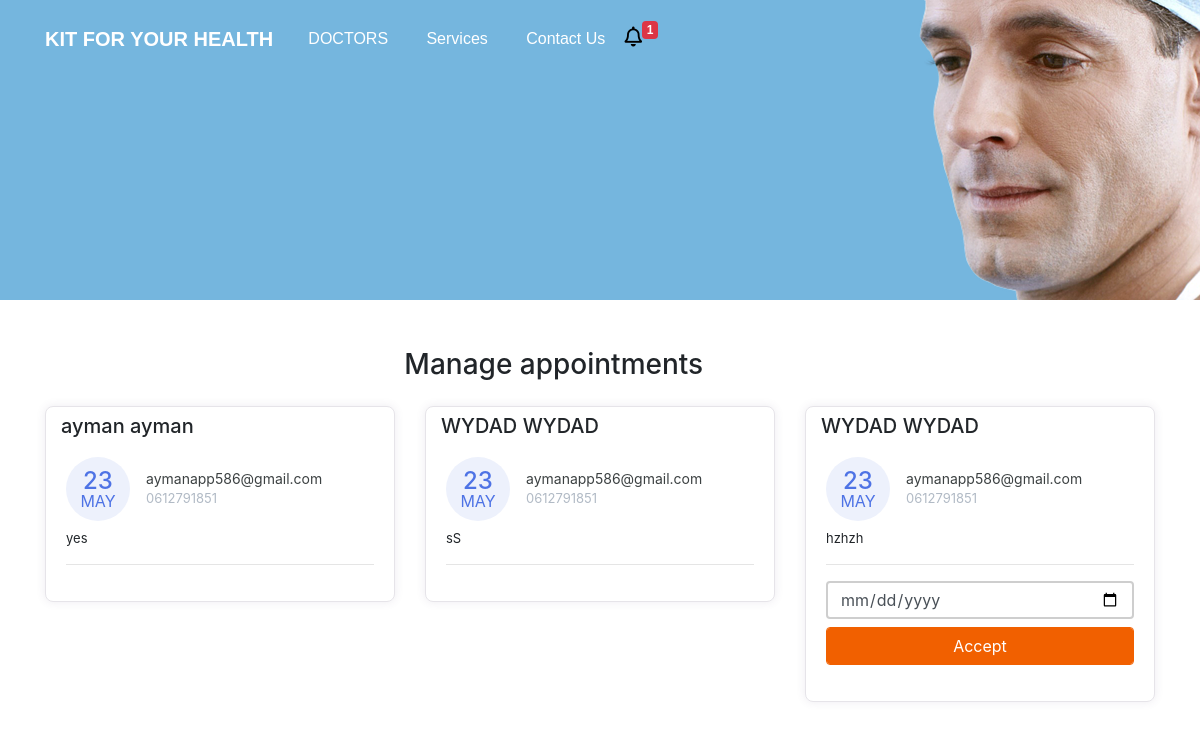
The page /manage-appointments/ on the database its author committed.
### doctor/models.py (models this page shows, shortened)
class Appointment(models.Model):
    first_name = models.CharField(max_length=50)
    last_name = models.CharField(max_length=50)
    email = models.CharField(max_length=50)
    phone = models.CharField(max_length=50)
    request = models.TextField(blank=True)
    sent_date = models.DateField(auto_now_add=True)
    accepted = models.BooleanField(default=False)
    accepted_date = models.DateField(auto_now_add=False, null=True, blank=True)
    class Meta:
        ordering = ["-sent_date"]

### doctor/views.py (the view, shortened to what this page needs)
# urls.py: path("manage-appointments/", ManageAppointmentTemplateView.as_view(), name="manage"),
class ManageAppointmentTemplateView(ListView):
    template_name = "manage-appointments.html"
    model = Appointment
    context_object_name = "appointments"
    login_required = True
    paginate_by = 3
    def get_context_data(self,*args, **kwargs):
        context = super().get_context_data(*args, **kwargs)
        appointments = Appointment.objects.all()
        context.update({
            "title":"Manage Appointments"
        })
        return context

### doctor/context_processors.py (called while the page is built)
def get_notification(request):
    count = Appointment.objects.filter(accepted=False).count()
    data = {
        "count":count
    }
    return data

### templates/manage-appointments.html (shortened to what this page needs)
{% extends 'base.html' %}
{% block content %}
    <div class="container mt-5">
        <div class="col-11 text-center mt-4 mb-4">
            <h3>
                Manage appointments
            </h3>
        </div>
        <div class="row">
        {% for app in appointments %}
            <div class="col-lg-4">
                <div class="card card-margin">
                    <div class="card-header no-border">
                        <h5 class="card-title">{{app.first_name}} {{app.last_name}}</h5>
                    </div>
                    <div class="card-body pt-0">
                        <div class="widget-49">
                            <div class="widget-49-title-wrapper">
                                <div class="widget-49-date-primary">
                                    <span class="widget-49-date-day">{{app.sent_date|date:"d"}}</span>
                                    <span class="widget-49-date-month">{{app.sent_date|date:"M"}}</span>
                                </div>
                                <div class="widget-49-meeting-info">
                                    <span class="widget-49-pro-title">{{app.email}}</span>
                                    <span class="widget-49-meeting-time">{{app.phone}}</span>
                                </div>
                            </div>
                            <div class="widget-49-meeting-points">
                                <span>{{app.request}}</span>
                            </div>
                            <hr class="w-100">
                            {% if app.accepted == False %}
                            <form method="POST" action="{% url 'manage' %}">
                            <div class="form-group">
                                <input type="date" name="date" class="form-control mb-2"
                                    placeholder="dd-mm-yyyy" value=""
                                    min="1997-01-01" max="2030-12-31">
                                <input class="btn-block btn-primary form-control" type="submit" value="Accept">
                            </div>
                            </form>
                            {% endif %}
                        </div>
                    </div>
                </div>
            </div>
        {% endfor %}
        </div>
{% endblock content %}

### templates/base.html (shortened to what this page needs)
{% load static %}
<!DOCTYPE html>
<html lang="en">
<head>
  <link href="{% static 'css/bootstrap.min.css' %}" rel="stylesheet">
  <link rel="stylesheet" href="https://cdnjs.cloudflare.com/ajax/libs/font-awesome/5.15.3/css/all.min.css" />
  <link rel="stylesheet" href="{% static 'css/styles.css' %}" />
</head>
<body>
  <div class="header" style="
  background: rgb(117, 182, 222) url('../static/img/header.png') no-repeat fixed center;
  {% if 'appointment' in request.path %}
  max-height: 300px!important;
  min-height: 300px!important;
  {% endif %}">
    <nav class=" navbar navbar-dark navbar-expand-md navigation-clean-search">
    <div class="container"><a class="navbar-brand" href="{% url 'home' %}">KIT FOR YOUR HEALTH</a>
      <div class="collapse navbar-collapse" id="navcol-1">
        <ul class="nav navbar-nav">
          <li class="nav-item" role="presentation">
            <a class="nav-link active" href="#team">DOCTORS</a>
          </li>
          <li class="nav-item" role="presentation">
            <a class="nav-link active" href="#services">Services</a>
          </li>
          <li class="nav-item" role="presentation">
            <a class="nav-link active" href="#contact">Contact Us</a>
          </li>
          <li class="nav-item" role="presentation">
            <a href="{% url 'manage' %}" style="float: left;cursor:pointer;" aria-expanded="true"
              title="You Have 6 New Appointments">
              <i class="far fa-bell" style="font-size: 20px; float: left; color: black">
              </i>
            </a>
            <span class="badge badge-danger">{{count}}</span>
          </li>
        </ul>
      </div>
    </div>
    </nav>
  </div>
  {% block content %}{% endblock content %}
</body>
</html>

### static/css/styles.css (style rules this page uses)
.header { background: rgb(177, 177, 177) url("img/header.png") no-repeat fixed center; min-height: 1000px; font-family:'Source Sans Pro', sans-serif; }
@media (min-width:768px) { .header { padding-bottom:120px; } }
.header .navbar { background:transparent; padding-top:.75rem; padding-bottom:.75rem; color:#fff; border-radius:0; box-shadow:none; border:none; }
@media (min-width:768px) { .header .navbar { padding-top:1rem; padding-bottom:1rem; } }
.header .navbar .navbar-brand { font-weight:bold; color:inherit; }
.header .navbar .navbar-collapse { border-top:1px solid rgba(255,255,255,0.3); margin-top:.5rem; }
@media (min-width:768px) { .header .navbar .navbar-collapse { border-color:transparent; margin:0; } }
.header .navbar .navbar-nav a.active, .header .navbar .navbar-nav > .show .dropdown-item { background:none; box-shadow:none; }
@media (min-width: 768px) { .header .navbar-nav .nav-link { padding-left:.7rem; padding-right:.7rem; } }
@media (min-width: 992px) { .header .navbar-nav .nav-link { padding-left:1.2rem; padding-right:1.2rem; } }
.form-control { box-shadow: none !important; outline: none !important; border: 2px solid #cecece; height: 38px; }
.title-box .border,.btn-primary,.back-to-top, .logo i,.question-q-box,.social-circle li a:hover { background-color: #f16000 !important; }
.btn-primary { border: 1px solid #f16000 !important; }
@media (min-width: 768px) { .navbar-nav>li>a { padding-top: 10px; padding-bottom: 10px; } }

### rows shown on the page
Appointment: first_name "ayman", last_name "ayman", sent_date "23", sent_date "MAY", email "aymanapp586@gmail.com", phone "0612791851", request "yes"
Appointment: first_name "WYDAD", last_name "WYDAD", sent_date "23", sent_date "MAY", email "aymanapp586@gmail.com", phone "0612791851", request "sS"
Appointment: first_name "WYDAD", last_name "WYDAD", sent_date "23", sent_date "MAY", email "aymanapp586@gmail.com", phone "0612791851", request "hzhzh"

### other values the page prints
{{ count }} "1"
